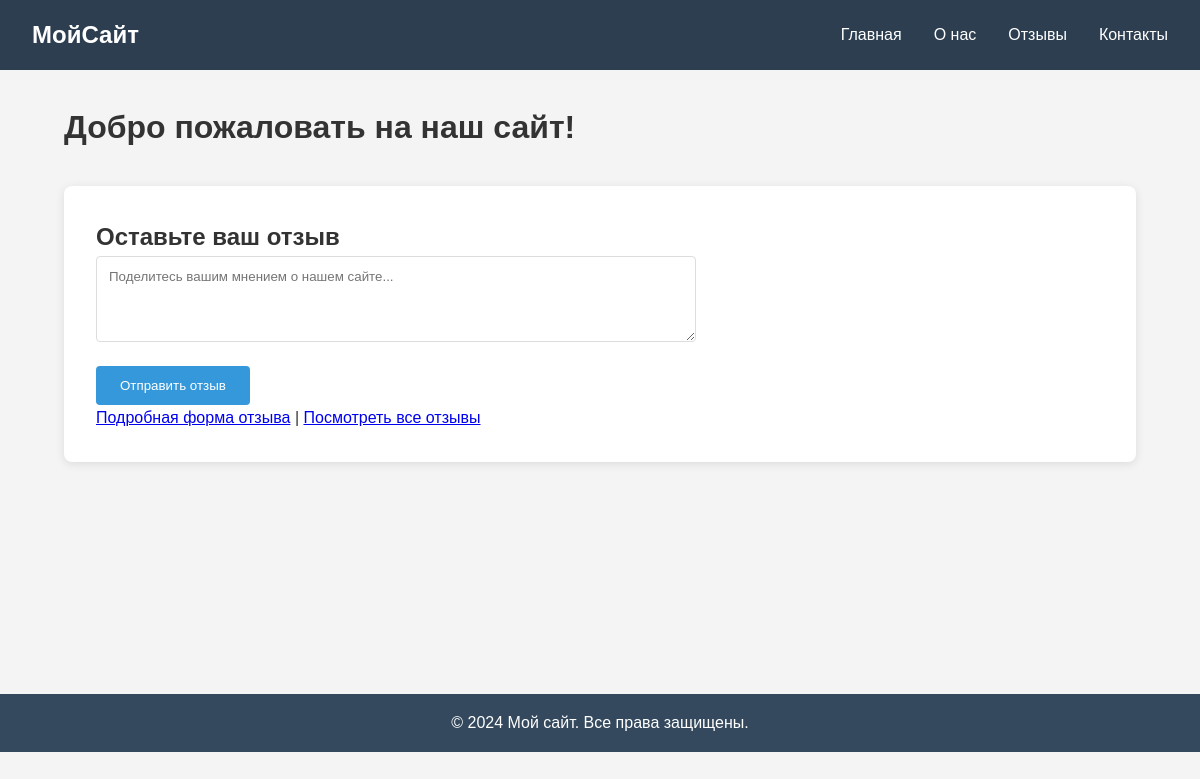
Before: / with the older database file.
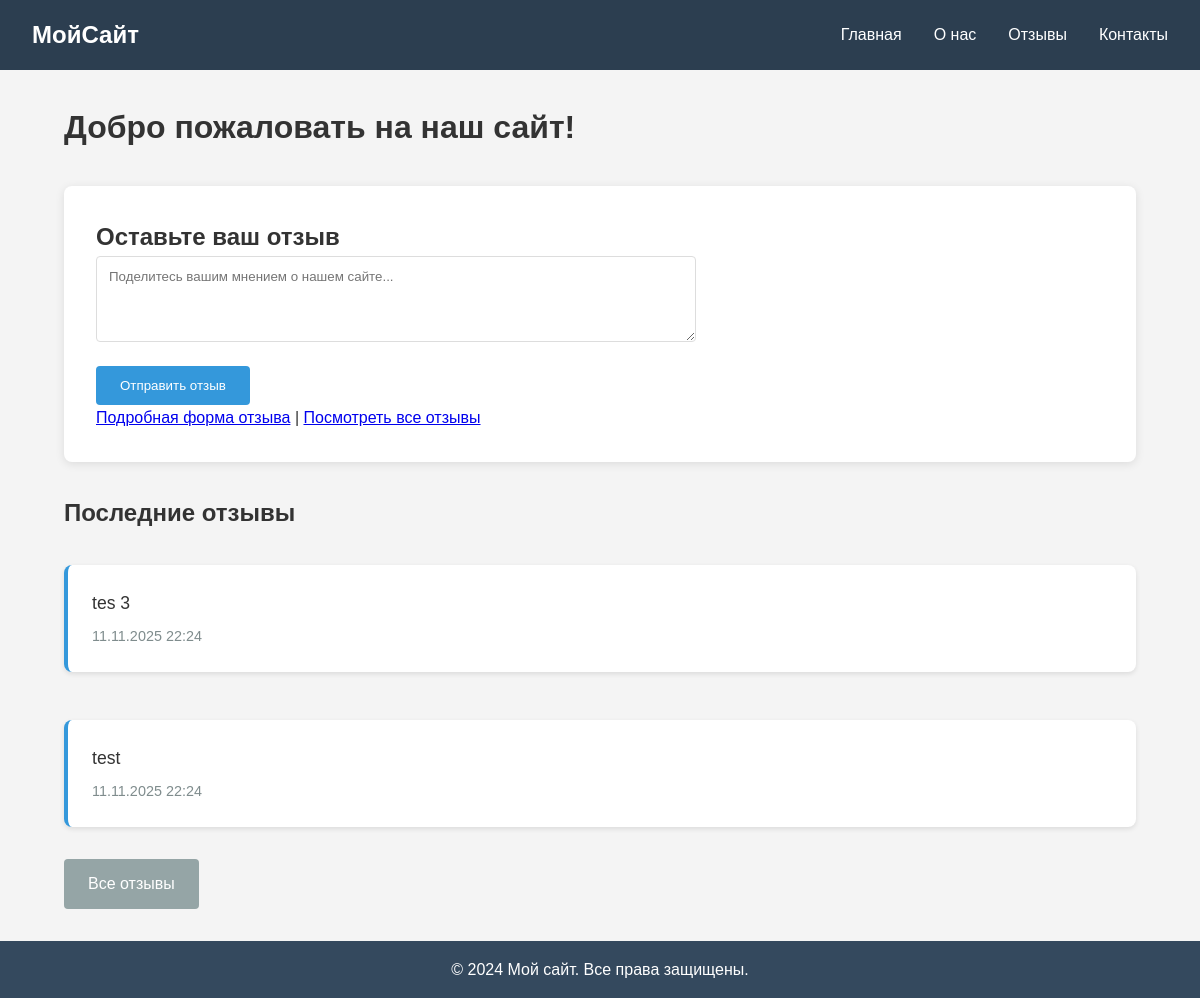
After: the same page with the newer database file.
### pages/models.py (models this page shows, shortened)
class Review(models.Model):
    text = models.TextField('Текст отзыва', max_length=1000)
    created_date = models.DateTimeField('Дата создания', default=timezone.now)
    is_published = models.BooleanField('Опубликован', default=True)
    class Meta:
        verbose_name = 'Отзыв'
        verbose_name_plural = 'Отзывы'
        ordering = ['-created_date']

### pages/views.py (the view, shortened to what this page needs)
# urls.py: path('', views.home_page, name='home'),
def home_page(request):
    recent_reviews = Review.objects.filter(is_published=True)[:3]
    return render(request, 'pages/home.html', {'recent_reviews': recent_reviews})

### pages/templates/pages/home.html (shortened to what this page needs)
{% extends 'base.html' %}
{% block content %}
<div class="container">
    <h1>Добро пожаловать на наш сайт!</h1>
    <section class="review-section">
        <h2>Оставьте ваш отзыв</h2>
        <form method="post" class="review-form">
            <div class="form-group">
                <textarea name="review_text" rows="4"
                         placeholder="Поделитесь вашим мнением о нашем сайте..."
                         class="form-control" required></textarea>
            </div>
            <button type="submit" class="btn btn-primary">Отправить отзыв</button>
        </form>
        <p><a href="{% url 'add_review' %}">Подробная форма отзыва</a> |
           <a href="{% url 'reviews' %}">Посмотреть все отзывы</a></p>
    </section>
    {% if recent_reviews %}
        <section class="recent-reviews">
            <h2>Последние отзывы</h2>
            <div class="reviews-grid">
                {% for review in recent_reviews %}
                    <div class="review-card">
                        <div class="review-text">{{ review.text }}</div>
                        <div class="review-date">
                            {{ review.created_date|date:"d.m.Y H:i" }}
                        </div>
                    </div>
                {% endfor %}
            </div>
            <a href="{% url 'reviews' %}" class="btn btn-secondary">Все отзывы</a>
        </section>
    {% endif %}
</div>
{% endblock %}

### pages/templates/base.html (shortened to what this page needs)
<!DOCTYPE html>
<html lang="ru">
<head>
    {% load static %}
    <link rel="stylesheet" href="{% static 'pages/css/style.css' %}">
</head>
<body>
    <header>
        <nav class="navbar">
            <div class="nav-container">
                <a href="{% url 'home' %}" class="nav-logo">МойСайт</a>
                <ul class="nav-menu">
                    <li><a href="{% url 'home' %}" class="nav-link">Главная</a></li>
                    <li><a href="{% url 'about' %}" class="nav-link">О нас</a></li>
                    <li><a href="{% url 'reviews' %}" class="nav-link">Отзывы</a></li>
                    <li><a href="{% url 'contact' %}" class="nav-link">Контакты</a></li>
                </ul>
            </div>
        </nav>
    </header>
    <main class="main-content">
        {% block content %}{% endblock %}
    </main>
    <footer class="footer">
        <div class="footer-content">
            <p>&copy; 2024 Мой сайт. Все права защищены.</p>
        </div>
    </footer>
</body>
</html>

### pages/static/pages/css/style.css (style rules this page uses)
* { margin: 0; padding: 0; box-sizing: border-box; }
body { font-family: 'Arial', sans-serif; line-height: 1.6; color: #333; background-color: #f4f4f4; }
.navbar { background-color: #2c3e50; padding: 1rem 0; }
.nav-container { max-width: 1200px; margin: 0 auto; display: flex; justify-content: space-between; align-items: center; padding: 0 2rem; }
.nav-logo { color: white; text-decoration: none; font-size: 1.5rem; font-weight: bold; }
.nav-menu { display: flex; list-style: none; gap: 2rem; }
.nav-link { color: white; text-decoration: none; transition: color 0.3s; }
.main-content { max-width: 1200px; margin: 2rem auto; padding: 0 2rem; min-height: 70vh; }
.footer { background-color: #34495e; color: white; text-align: center; padding: 1rem 0; margin-top: 2rem; }
.footer-content { max-width: 1200px; margin: 0 auto; }
.container { max-width: 1200px; margin: 0 auto; padding: 0 2rem; }
.btn { display: inline-block; padding: 0.5rem 1rem; background-color: #3498db; color: white; text-decoration: none; border-radius: 4px; transition: background-color 0.3s; }
.review-section { background: white; padding: 2rem; border-radius: 8px; margin: 2rem 0; box-shadow: 0 2px 10px rgba(0,0,0,0.1); }
.review-form { max-width: 600px; }
.form-group { margin-bottom: 1rem; }
.form-control { width: 100%; padding: 0.75rem; border: 1px solid #ddd; border-radius: 4px; font-family: inherit; }
.btn { padding: 0.75rem 1.5rem; border: none; border-radius: 4px; cursor: pointer; text-decoration: none; display: inline-block; margin-right: 0.5rem; }
.btn-primary { background-color: #3498db; color: white; }
.btn-secondary { background-color: #95a5a6; color: white; }
.review-card { background: white; padding: 1.5rem; margin: 1rem 0; border-radius: 8px; box-shadow: 0 2px 5px rgba(0,0,0,0.1); border-left: 4px solid #3498db; }
.review-text { font-size: 1.1rem; line-height: 1.6; margin-bottom: 0.5rem; }
.review-date { color: #7f8c8d; font-size: 0.9rem; }
.reviews-grid { display: grid; gap: 1rem; margin: 1rem 0; }

Changed rows visible on the page:
added Review: text "tes 3", created_date "11.11.2025 22:24"
added Review: text "test", created_date "11.11.2025 22:24"
Other visible differences:
text now shown: "Последние отзывы Все отзывы"
